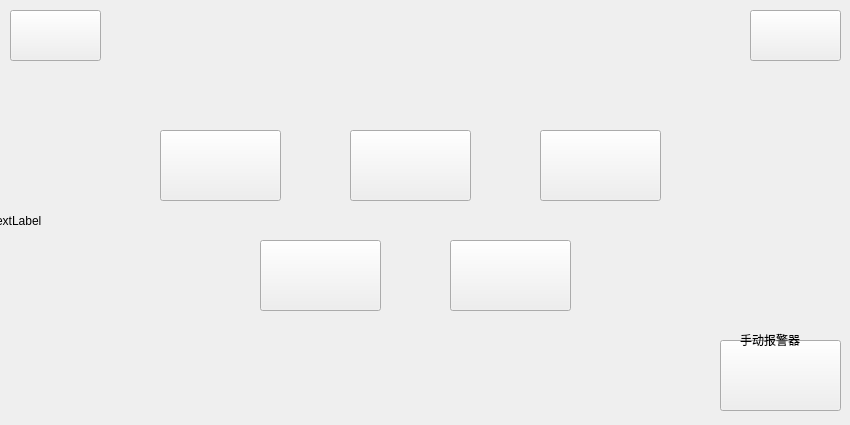
<?xml version="1.0" encoding="UTF-8"?>
<ui version="4.0">
 <class>Fanction</class>
 <widget class="QWidget" name="Fanction">
  <property name="geometry">
   <rect>
    <x>0</x>
    <y>0</y>
    <width>850</width>
    <height>425</height>
   </rect>
  </property>
  <property name="windowTitle">
   <string>Form</string>
  </property>
  <widget class="QLabel" name="label">
   <property name="geometry">
    <rect>
     <x>-10</x>
     <y>-70</y>
     <width>891</width>
     <height>581</height>
    </rect>
   </property>
   <property name="text">
    <string>TextLabel</string>
   </property>
  </widget>
  <widget class="QPushButton" name="pushButton_4">
   <property name="geometry">
    <rect>
     <x>750</x>
     <y>10</y>
     <width>91</width>
     <height>51</height>
    </rect>
   </property>
   <property name="text">
    <string/>
   </property>
  </widget>
  <widget class="QPushButton" name="pushButton_7">
   <property name="geometry">
    <rect>
     <x>450</x>
     <y>240</y>
     <width>121</width>
     <height>71</height>
    </rect>
   </property>
   <property name="text">
    <string/>
   </property>
  </widget>
  <widget class="QPushButton" name="pushButton_8">
   <property name="geometry">
    <rect>
     <x>540</x>
     <y>130</y>
     <width>121</width>
     <height>71</height>
    </rect>
   </property>
   <property name="text">
    <string/>
   </property>
  </widget>
  <widget class="QPushButton" name="pushButton">
   <property name="geometry">
    <rect>
     <x>160</x>
     <y>130</y>
     <width>121</width>
     <height>71</height>
    </rect>
   </property>
   <property name="text">
    <string/>
   </property>
  </widget>
  <widget class="QPushButton" name="pushButton_10">
   <property name="geometry">
    <rect>
     <x>350</x>
     <y>130</y>
     <width>121</width>
     <height>71</height>
    </rect>
   </property>
   <property name="text">
    <string/>
   </property>
  </widget>
  <widget class="QPushButton" name="pushButton_5">
   <property name="geometry">
    <rect>
     <x>10</x>
     <y>10</y>
     <width>91</width>
     <height>51</height>
    </rect>
   </property>
   <property name="text">
    <string/>
   </property>
  </widget>
  <widget class="QPushButton" name="pushButton_11">
   <property name="geometry">
    <rect>
     <x>260</x>
     <y>240</y>
     <width>121</width>
     <height>71</height>
    </rect>
   </property>
   <property name="text">
    <string/>
   </property>
  </widget>
  <widget class="QPushButton" name="pushButton_9">
   <property name="geometry">
    <rect>
     <x>720</x>
     <y>340</y>
     <width>121</width>
     <height>71</height>
    </rect>
   </property>
   <property name="text">
    <string/>
   </property>
  </widget>
  <widget class="QLabel" name="label_2">
   <property name="geometry">
    <rect>
     <x>740</x>
     <y>330</y>
     <width>81</width>
     <height>20</height>
    </rect>
   </property>
   <property name="text">
    <string>手动报警器</string>
   </property>
  </widget>
 </widget>
 <resources/>
 <connections/>
</ui>
